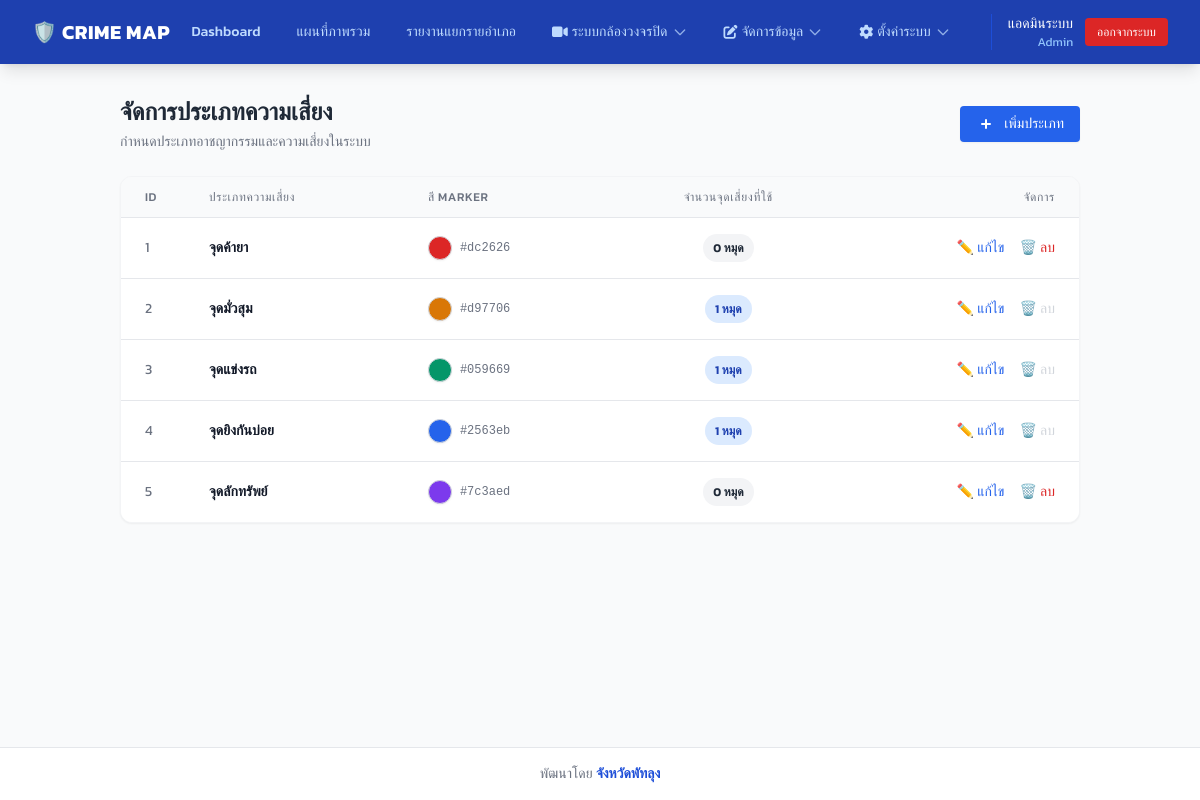
The page /manage_risk_types.php (signed in) on the database its author committed.
### tables this page shows
CREATE TABLE `menus` (
  `id` int NOT NULL AUTO_INCREMENT,
  `menu_type` enum('frontend','backend') NOT NULL DEFAULT 'backend',
  `title` varchar(100) NOT NULL,
  `url` varchar(255) DEFAULT '#',
  `icon` varchar(100) DEFAULT NULL COMMENT 'FontAwesome class e.g. fas fa-home',
  `css_class` varchar(255) DEFAULT NULL COMMENT 'Custom CSS classes for buttons',
  `parent_id` int DEFAULT NULL,
  `order_num` int DEFAULT '0',
  `allowed_roles` TEXT DEFAULT NULL COMMENT 'JSON array of allowed role_ids, NULL means all',
  `is_active` tinyint(1) DEFAULT '1',
  PRIMARY KEY (`id`),
  KEY `parent_id` (`parent_id`),
  CONSTRAINT `menus_ibfk_1` FOREIGN KEY (`parent_id`) REFERENCES `menus` (`id`) ON DELETE CASCADE
);

CREATE TABLE `risk_types` (
  `id` int NOT NULL AUTO_INCREMENT,
  `type_name` varchar(255) NOT NULL,
  `marker_color` varchar(50) NOT NULL,
  PRIMARY KEY (`id`)
);

### auth.php (called while the page is built, shortened)
<?php
$user_name = $_SESSION['user_name'];
$user_role_name = $_SESSION['role_name'];
?>

### manage_risk_types.php (the view, shortened to what this page needs)
<?php
require_once 'auth.php';
require_once 'db_config.php';
try {
    $stmt = $pdo->query("
        SELECT r.*, COUNT(l.id) as usage_count
        FROM risk_types r
        LEFT JOIN risk_locations l ON r.id = l.risk_type_id
        GROUP BY r.id
        ORDER BY r.id ASC
    ");
    $risk_types = $stmt->fetchAll();
} catch (PDOException $e) {
    die("Error fetching risk types: " . $e->getMessage());
}
?>
<!DOCTYPE html>
<html lang="th">
<head>
    <script src="https://cdn.tailwindcss.com"></script>
</head>
<body class="bg-gray-50 text-gray-800 flex flex-col min-h-screen">
    <?php include 'navbar.php'; ?>
    <main class="flex-grow p-6 lg:p-8 max-w-5xl mx-auto w-full">
        <div class="mb-6 flex justify-between items-center">
            <div>
                <h1 class="text-2xl font-bold text-gray-800">จัดการประเภทความเสี่ยง</h1>
                <p class="text-gray-500 text-sm mt-1">กำหนดประเภทอาชญากรรมและความเสี่ยงในระบบ</p>
            </div>
            <a href="risk_type_form.php" class="bg-blue-600 hover:bg-blue-700 text-white px-4 py-2 rounded shadow-sm text-sm font-medium transition flex items-center gap-2">
                <svg xmlns="http://www.w3.org/2000/svg" class="h-5 w-5" viewBox="0 0 20 20" fill="currentColor">
                    <path fill-rule="evenodd" d="M10 5a1 1 0 011 1v3h3a1 1 0 110 2h-3v3a1 1 0 11-2 0v-3H6a1 1 0 110-2h3V6a1 1 0 011-1z" clip-rule="evenodd" />
                </svg>
                เพิ่มประเภท
            </a>
        </div>
        <div class="bg-white rounded-xl shadow-sm border border-gray-100 overflow-hidden">
            <table class="min-w-full divide-y divide-gray-200">
                <thead class="bg-gray-50">
                    <tr>
                        <th scope="col" class="px-6 py-3 text-left text-xs font-medium text-gray-500 uppercase tracking-wider w-16">ID</th>
                        <th scope="col" class="px-6 py-3 text-left text-xs font-medium text-gray-500 uppercase tracking-wider">ประเภทความเสี่ยง</th>
                        <th scope="col" class="px-6 py-3 text-left text-xs font-medium text-gray-500 uppercase tracking-wider">สี Marker</th>
                        <th scope="col" class="px-6 py-3 text-center text-xs font-medium text-gray-500 uppercase tracking-wider">จำนวนจุดเสี่ยงที่ใช้</th>
                        <th scope="col" class="px-6 py-3 text-right text-xs font-medium text-gray-500 uppercase tracking-wider">จัดการ</th>
                    </tr>
                </thead>
                <tbody class="bg-white divide-y divide-gray-200">
                    <?php foreach ($risk_types as $type): ?>
                    <tr class="hover:bg-gray-50 transition-colors">
                        <td class="px-6 py-4 whitespace-nowrap text-sm text-gray-500">
                            <?= $type['id'] ?>
                        </td>
                        <td class="px-6 py-4 whitespace-nowrap">
                            <div class="text-sm font-bold text-gray-900"><?= htmlspecialchars($type['type_name']) ?></div>
                        </td>
                        <td class="px-6 py-4 whitespace-nowrap">
                            <div class="flex items-center gap-2">
                                <div class="w-6 h-6 rounded-full border border-gray-300 shadow-sm" style="background-color: <?= htmlspecialchars($type['marker_color']) ?>"></div>
                                <span class="text-xs text-gray-500 font-mono"><?= htmlspecialchars($type['marker_color']) ?></span>
                            </div>
                        </td>
                        <td class="px-6 py-4 whitespace-nowrap text-center">
                            <span class="px-2.5 py-1 inline-flex text-xs leading-5 font-semibold rounded-full <?= $type['usage_count'] > 0 ? 'bg-blue-100 text-blue-800' : 'bg-gray-100 text-gray-800' ?>">
                                <?= $type['usage_count'] ?> หมุด
                            </span>
                        </td>
                        <td class="px-6 py-4 whitespace-nowrap text-right text-sm font-medium">
                            <a href="risk_type_form.php?id=<?= $type['id'] ?>" class="text-blue-600 hover:text-blue-900 mr-3">✏️ แก้ไข</a>
                            <?php if ($type['usage_count'] == 0): ?>
                                <button onclick="deleteType(<?= $type['id'] ?>, '<?= htmlspecialchars($type['type_name']) ?>')" class="text-red-600 hover:text-red-900">🗑️ ลบ</button>
                            <?php else: ?>
                                <span class="text-gray-300 cursor-not-allowed" title="ไม่สามารถลบได้เนื่องจากมีการใช้งานแล้ว">🗑️ ลบ</span>
                            <?php endif; ?>
                        </td>
                    </tr>
                    <?php endforeach; ?>
                </tbody>
            </table>
        </div>
    </main>
    <footer class="mt-auto py-4 text-center text-sm text-gray-500 bg-white border-t border-gray-200">
        พัฒนาโดย <span class="font-bold text-blue-700">จังหวัดพัทลุง</span>
    </footer>
</body>
</html>

### navbar.php (shortened to what this page needs)
<?php
$current_page = basename($_SERVER['PHP_SELF']);
if (isset($pdo)) {
    $stmt = $pdo->prepare("SELECT * FROM menus WHERE menu_type = 'backend' AND is_active = 1 ORDER BY order_num ASC");
    $stmt->execute();
    $all_menus = $stmt->fetchAll(PDO::FETCH_ASSOC);
    $allowed_menus = [];
    foreach ($all_menus as $menu) {
        $allowed_menus[] = $menu;
    }
    $menu_tree = [];
    foreach ($allowed_menus as $menu) {
        if (empty($menu['parent_id'])) {
            $menu['children'] = [];
            $menu_tree[$menu['id']] = $menu;
        }
    }
    foreach ($allowed_menus as $menu) {
        if (!empty($menu['parent_id']) && isset($menu_tree[$menu['parent_id']])) {
            $menu_tree[$menu['parent_id']]['children'][] = $menu;
        }
    }
} else {
    $menu_tree = [];
}
?>
<link rel="stylesheet" href="https://cdnjs.cloudflare.com/ajax/libs/font-awesome/6.4.0/css/all.min.css">
<nav class="bg-blue-800 text-white shadow-lg shrink-0 z-50 relative">
    <div class="w-full px-4 sm:px-6 lg:px-8">
        <div class="flex items-center justify-between h-16">
            <div class="flex items-center gap-3">
                <span class="text-lg sm:text-xl font-bold tracking-wide truncate">🛡️ CRIME MAP</span>
            </div>
            <div class="hidden md:flex items-center gap-1 lg:gap-3">
                <?php foreach ($menu_tree as $menu): ?>
                    <?php if (empty($menu['children'])): ?>
                        <a href="<?= htmlspecialchars($menu['url']) ?>" class="flex items-center gap-1 whitespace-nowrap px-3 py-2 rounded-md text-sm font-medium <?= $current_page == $menu['url'] ? 'bg-blue-900 text-white shadow-inner' : 'text-blue-200 hover:text-white hover:bg-blue-700 transition' ?>">
                            <?= htmlspecialchars($menu['title']) ?>
                        </a>
                    <?php else: ?>
                        <div class="relative group">
                            <button class="flex items-center gap-1 whitespace-nowrap px-3 py-2 rounded-md text-sm font-medium text-blue-200 hover:text-white hover:bg-blue-700 transition">
                                <?php if($menu['icon']): ?><i class="<?= htmlspecialchars($menu['icon']) ?>"></i><?php endif; ?>
                                <?= htmlspecialchars($menu['title']) ?>
                                <svg class="w-4 h-4 opacity-70" fill="none" stroke="currentColor" viewBox="0 0 24 24"><path stroke-linecap="round" stroke-linejoin="round" stroke-width="2" d="M19 9l-7 7-7-7"></path></svg>
                            </button>
                        </div>
                    <?php endif; ?>
                <?php endforeach; ?>
                <div class="ml-2 pl-2 lg:ml-4 lg:pl-4 border-l border-blue-700 flex items-center gap-3">
                    <div class="text-sm text-right hidden lg:block">
                        <div class="text-white font-medium whitespace-nowrap"><?= htmlspecialchars($user_name ?? '') ?></div>
                        <div class="text-blue-300 text-xs whitespace-nowrap"><?= htmlspecialchars($user_role_name ?? '') ?></div>
                    </div>
                    <a href="logout.php" class="bg-red-600 hover:bg-red-700 text-white px-3 py-1.5 rounded text-xs font-medium transition whitespace-nowrap">ออกจากระบบ</a>
                </div>
            </div>
        </div>
    </div>
</nav>

### manage_risk_types.php (style rules this page uses)
body { font-family: 'Kanit', sans-serif; }

### rows shown on the page
menus: title "Dashboard"
menus: title "แผนที่ภาพรวม"
menus: title "รายงานแยกรายอำเภอ"
menus: title "ระบบกล้องวงจรปิด"
menus: title "จัดการข้อมูล"
menus: title "ตั้งค่าระบบ"
risk_types: id "1", type_name "จุดค้ายา", marker_color "#dc2626", usage_count "0"
risk_types: id "2", type_name "จุดมั่วสุม", marker_color "#d97706", usage_count "1", shows "🗑️ ลบ"
risk_types: id "3", type_name "จุดแข่งรถ", marker_color "#059669", usage_count "1", shows "🗑️ ลบ"
risk_types: id "4", type_name "จุดยิงกันบ่อย", marker_color "#2563eb", usage_count "1", shows "🗑️ ลบ"
risk_types: id "5", type_name "จุดลักทรัพย์", marker_color "#7c3aed", usage_count "0"

### other values the page prints
$user_name "แอดมินระบบ"
$user_role_name "Admin"
